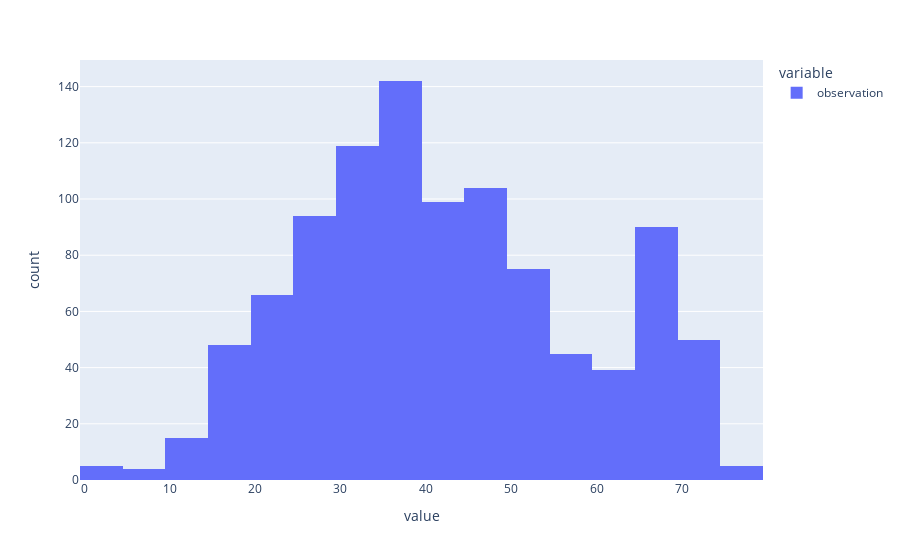

The code cell stored with this chart in its notebook:
### Code cell
px.histogram(age_population_3.observation)

### Figure 1 — Plotly figure (JSON) as saved in the notebook; plotly's stock layout.template omitted (floating-point values rounded to 4 significant figures; data arrays with more than 128 entries replaced by an {"elided": "..."} marker saying what was removed)
{"data": [{"alignmentgroup": "True", "bingroup": "x", "hovertemplate": "variable=observation<br>value=%{x}<br>count=%{y}<extra></extra>", "legendgroup": "observation", "marker": {"color": "#636efa", "pattern": {"shape": ""}}, "name": "observation", "offsetgroup": "observation", "orientation": "v", "showlegend": true, "type": "histogram", "x": {"elided": "1000 int values"}, "xaxis": "x", "yaxis": "y"}], "layout": {"barmode": "relative", "legend": {"title": {"text": "variable"}, "tracegroupgap": 0}, "margin": {"t": 60}, "xaxis": {"anchor": "y", "domain": [0, 1], "title": {"text": "value"}}, "yaxis": {"anchor": "x", "domain": [0, 1], "title": {"text": "count"}}}}
